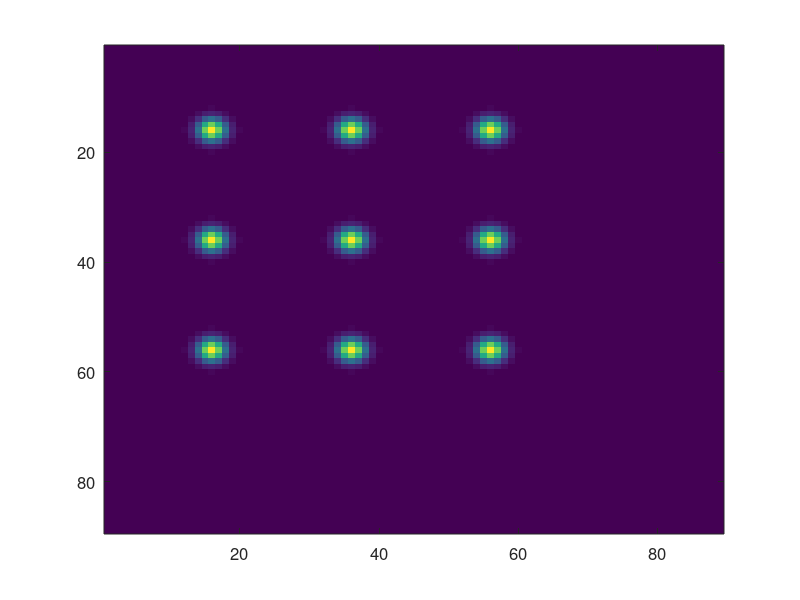
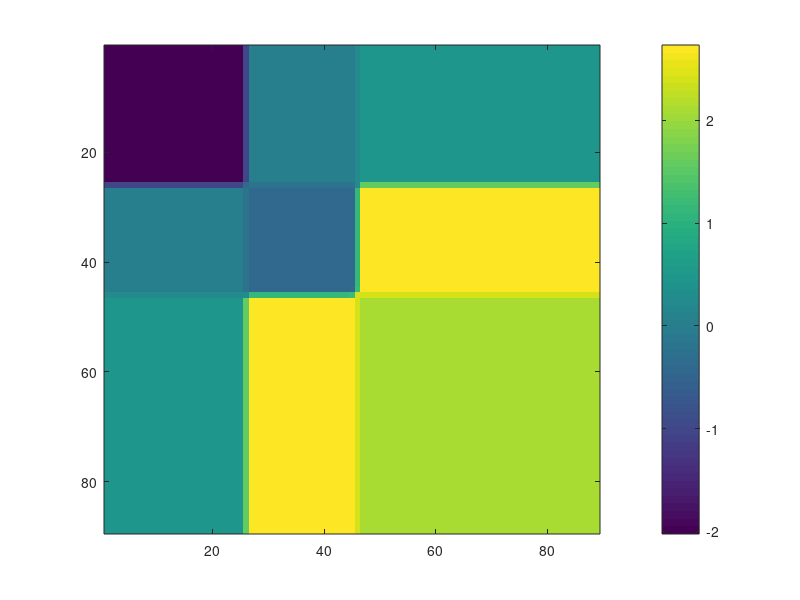

Source code (MATLAB) for these figures, in order: (Note: this script raises an error after producing the figures.)
clc;
clear all;
close all;

%% define a backbone
global lambda k AmpImage N M meshSize z;
N = 3; %3by3
space = 200e-6; %Spacing between elements
z = 1000e-6; % Distance of Image plane from the resonator plane

lambda = 1.550e-6;
k = 2 * pi / lambda;

Amp_sample = ones(N,N);
Amp_sample(1,1)=1;
Phase_sample = [-2.02683361958052	0.0368064810044825	0.465120796750885
0.0368064810044825	-0.402838125625603	2.73510393540453
0.465120796750885	2.73510393540453	2.11403205860375];

% sizeOfResonator = 10e-6; %10um.
spotSize = 20e-6;
meshSize = 10000E-9;

boundary = 00e-6;

nearFields{N,N} = 0;

totalMesh = (space + boundary+ spotSize)*(N+1)/meshSize;

[xsNear, ysNear] = meshgrid((0:totalMesh) .* meshSize); % defining near field grid + xN/2

nearField = 0;

%% Generate the sample plane profile
for col = 1:N
    for row = 1:N
        nearFields{row, col} = Amp_sample(row, col) * exp((-((xsNear - boundary*2 - (col-0.25) * space).^2 ...
        + (ysNear - boundary*2 - (row-0.25) * space).^2) / (spotSize^2))) * exp(1i * Phase_sample(row, col));
        nearField = nearField + nearFields{row, col};
    end
end

figure;
imagesc(abs(nearField));
set(gcf, 'Position', [00, 00, 350, 300])
set(gca,'FontSize', 12) % Font Size

figure;
imagesc(angle(nearField));
colorbar

%% calculate the hologram
E_holo = HologramHelperClass.supperposition(conj(nearField));

figure;
imagesc(abs((E_holo.*E_holo)));
set(gcf, 'Position', [00, 00, 350, 300])
set(gca,'FontSize', 12) % Font Size

figure;
imagesc(angle(E_holo));

